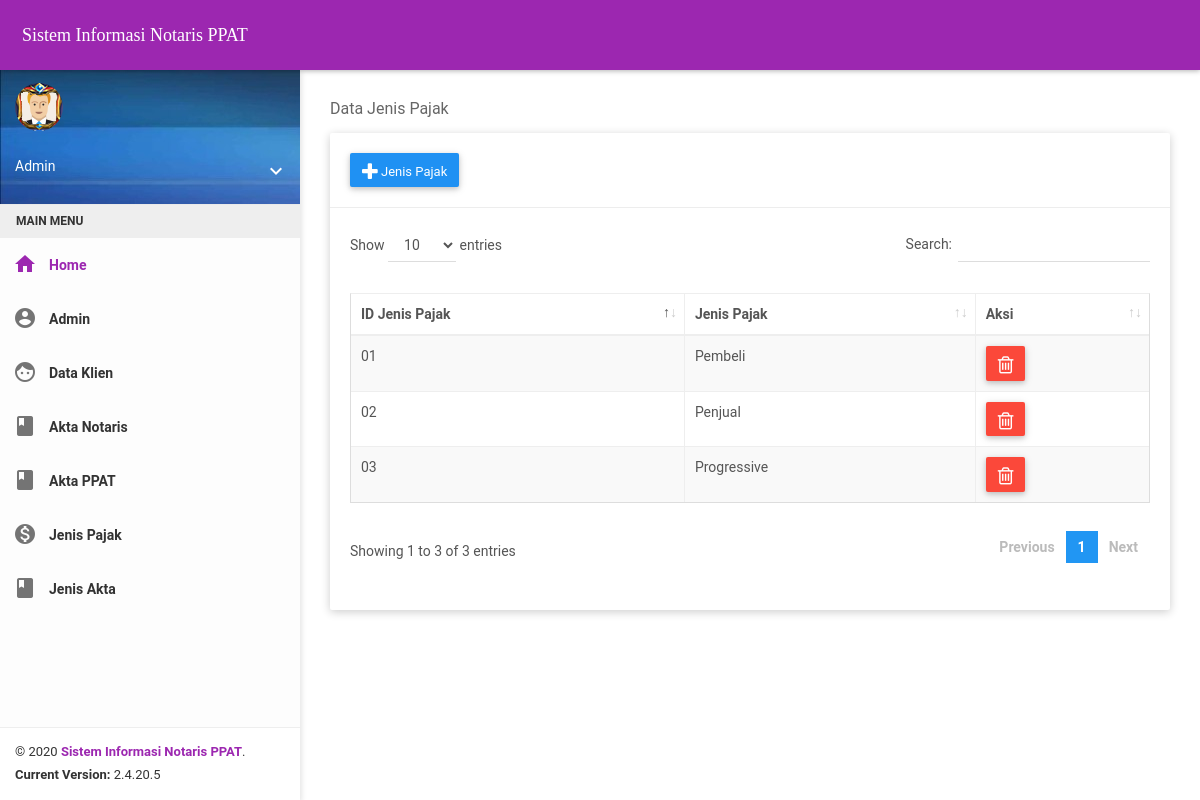
/Notaris2/index.php?pg=t_jenis_pajak (signed in), run on the app's committed database.
### tables this page shows
CREATE TABLE `jenis_pajak` (
  `id_jenis_pajak` char(2) NOT NULL,
  `nama_jenis_pajak` varchar(20) DEFAULT NULL
);

### Notaris2/_partials/t_jenis_pajak.php (the view)
<div class="block-header">
	<h2><i class="icon icon-dollars"></i> Data Jenis Pajak</h2>
</div>
<div class="card">
	<div class="header">
		<a href="?pg=i_jenis_pajak" class="btn btn-primary"><i class="icon icon-plus"></i> Jenis Pajak</a>
	</div>
	<div class="body">
		<table id="example" class="table table-striped table-bordered dt-responsive nowrap"
			style="width:100%">
			<thead>
				<tr>
					<th>ID Jenis Pajak</th>
					<th>Jenis Pajak</th>
					<th>Aksi</th>
				</tr>
			</thead>
			<tbody>
				<?php
					$query = mysqli_query($koneksi,"select * from jenis_pajak");
					while($t = mysqli_fetch_array($query)){
				?>
				<tr>
					<td><?= $t['id_jenis_pajak']?></td>
					<td><?= $t['nama_jenis_pajak']?></td>
					<td><a href="?pg=del&jn=jenis_pajak&pk=<?= $t['id_jenis_pajak']?>" class="btn btn-danger"><i class="icon icon-trash"></i></a></td>
				</tr>
				<?php
					}
				?>
			</tbody>
		</table>
	</div>
</div>

### data on the page
jenis_pajak: id_jenis_pajak "01", nama_jenis_pajak "Pembeli"
jenis_pajak: id_jenis_pajak "02", nama_jenis_pajak "Penjual"
jenis_pajak: id_jenis_pajak "03", nama_jenis_pajak "Progressive"

### other printed values
$_SESSION['user'] "Admin"
